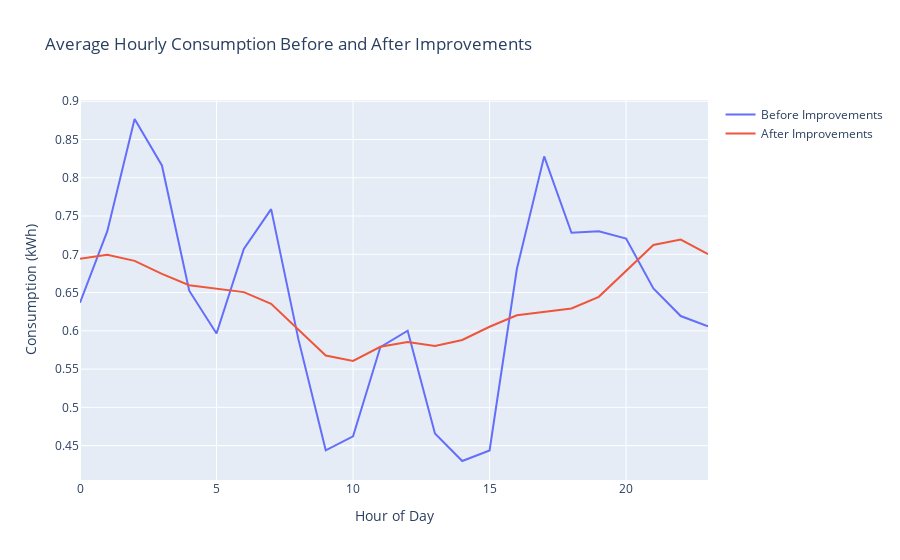

Notebook code cell kept with this figure:
### Code cell
fig = go.Figure()
fig.add_trace(go.Scatter(x=daily_avg_hh_consumption_before_improvements.index, y=daily_avg_hh_consumption_before_improvements['Electricity consumption (kWh)'], mode='lines', name='Before Improvements'))
fig.add_trace(go.Scatter(x=daily_avg_hh_consumption_after_improvements.index, y=daily_avg_hh_consumption_after_improvements['Electricity consumption (kWh)'], mode='lines', name='After Improvements'))

fig.update_layout(
    title='Average Hourly Consumption Before and After Improvements',
    xaxis_title='Hour of Day',
    yaxis_title='Consumption (kWh)',
    template='plotly'
)

### Figure 1 — Plotly figure (JSON) as saved in the notebook; plotly's stock layout.template omitted (floating-point values rounded to 4 significant figures)
{"data": [{"mode": "lines", "name": "Before Improvements", "type": "scatter", "x": [0, 1, 2, 3, 4, 5, 6, 7, 8, 9, 10, 11, 12, 13, 14, 15, 16, 17, 18, 19, 20, 21, 22, 23], "y": [0.6367, 0.7302, 0.8768, 0.8161, 0.6524, 0.5965, 0.7069, 0.759, 0.5888, 0.4438, 0.4622, 0.5788, 0.6001, 0.4659, 0.4299, 0.4437, 0.6808, 0.828, 0.7281, 0.7302, 0.7205, 0.6554, 0.6193, 0.6059]}, {"mode": "lines", "name": "After Improvements", "type": "scatter", "x": [0, 1, 2, 3, 4, 5, 6, 7, 8, 9, 10, 11, 12, 13, 14, 15, 16, 17, 18, 19, 20, 21, 22, 23], "y": [0.694, 0.6995, 0.6914, 0.6745, 0.6597, 0.6551, 0.6506, 0.6354, 0.6016, 0.5678, 0.5607, 0.5791, 0.5855, 0.5801, 0.5881, 0.6053, 0.6203, 0.6247, 0.6291, 0.6444, 0.6783, 0.7121, 0.7192, 0.7003]}], "layout": {"title": {"text": "Average Hourly Consumption Before and After Improvements"}, "xaxis": {"title": {"text": "Hour of Day"}}, "yaxis": {"title": {"text": "Consumption (kWh)"}}}}
